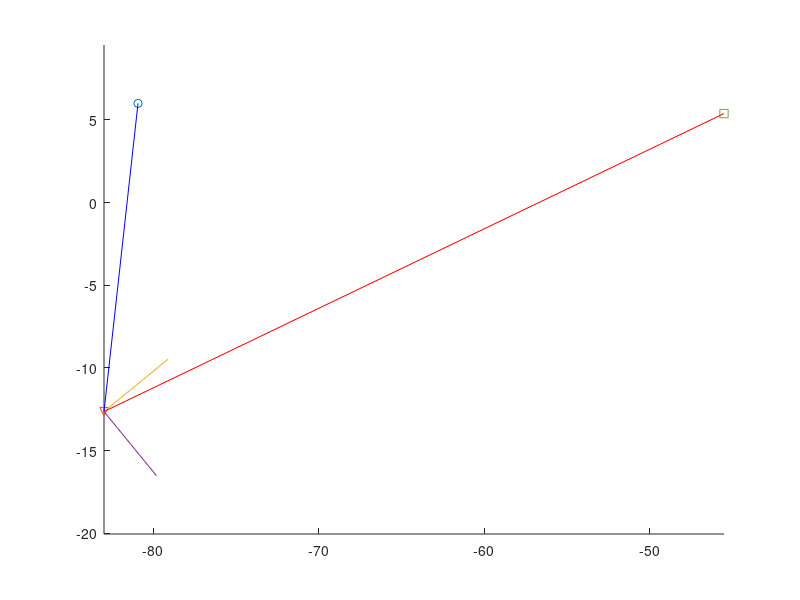

Reproduce this figure in MATLAB.
close all
mpc1 = [-80.93064, 1.680033, 5.992523];
mpc2 = [-82.98604, 1.498653, -12.63292];
nrm2 = [0.7741253, 0.0, 0.6330324];
nrm2 = nrm2/norm(nrm2);
prp2 = [nrm2(3), 0, -nrm2(1)];
mpc3 = [-45.51039, 2.087998, 5.378403];

nline2 = [mpc2(1), mpc2(3);mpc2(1)+5*nrm2(1),mpc2(3)+5*nrm2(3)];
pline2 = [mpc2(1), mpc2(3);mpc2(1)+5*prp2(1),mpc2(3)+5*prp2(3)];

sgmnt1 = [mpc1(1), mpc1(3);mpc2(1),mpc2(3)];
sgmnt2 = [mpc2(1), mpc2(3);mpc3(1),mpc3(3)];

b = (mpc2-mpc1)/norm(mpc2-mpc1);
a = (mpc3-mpc2)/norm(mpc3-mpc2);

Y1 = -b*prp2';
X1 = b*nrm2';

Y2 = a*prp2';
X2 = a*nrm2';

theta1 = 180*atan2(Y1,X1)/pi
theta2 = 180*atan2(Y2,X2)/pi

figure
axis equal
hold on
plot(mpc1(1),mpc1(3),'o')
plot(mpc2(1),mpc2(3),'v')
plot(nline2(:,1),nline2(:,2))
plot(pline2(:,1),pline2(:,2))
plot(mpc3(1),mpc3(3),'s')

plot(sgmnt1(:,1),sgmnt1(:,2),'b')
plot(sgmnt2(:,1),sgmnt2(:,2),'r')